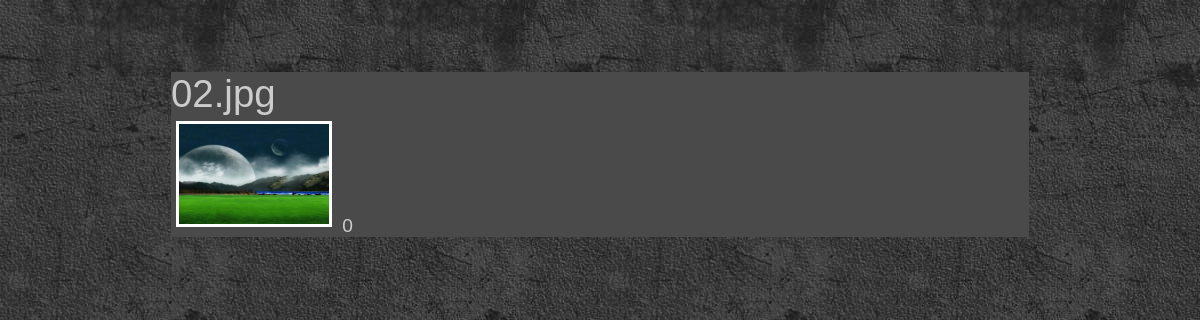
The page /lesson5/gallery.php?id=32 on the database its author committed.
### tables this page shows
CREATE TABLE `galleries` (
  `id` int(11) NOT NULL,
  `name` varchar(255) NOT NULL,
  `views` int(11) NOT NULL DEFAULT '0'
);

### lesson5/gallery.php (called while the page is built, shortened)
<?php
$item = Galleries::find()->onCondition([
    'id' => (int) $_GET['id']
])->one();
$item->addView();
$title = $item->name;
include "templates/view.php";

### lesson5/common/DbRecord.php (called while the page is built, shortened)
<?php
require __DIR__ . '\Query.php';
class DbRecord
{
    public static function find()
    {
        return (new Query(get_called_class()));
    }
}

### lesson5/common/traits/QueryTrait.php (called while the page is built, shortened)
<?php
trait QueryTrait
{
    public function execute(&$query)
    {
        $query->execute();
    }
    public function onCondition($condition = [])
    {
        $this->where = $condition;
        return $this;
    }
}

### lesson5/common/Query.php (called while the page is built, shortened)
<?php
require __DIR__ . '\traits\QueryTrait.php';
class Query
{
    protected $modelClass;
    public static $queryString = null;
    public function getModelClass()
    {
        return $this->modelClass;
    }
    public function setModelClass($modelClass)
    {
        $this->modelClass = $modelClass;
    }
    public function getTableName()
    {
        $class = explode("\\", $this->getModelClass());
        $last_key = sizeof($class) - 1;
        return $class[$last_key];
    }
    public function getQueryString()
    {
        if (is_null(static::$queryString)) {
            static::$queryString = "SELECT * FROM" . " " . $this->getTableName();
        }
        return static::$queryString;
    }
    public function one()
    {
        $query = $this->getQueryBuilder();
        return $query->fetch();
    }
    public function getQuery(string $query, array $params = [])
    {
        $conn = $this->getDbConnect();
        $query = $conn->prepare($query);
        if (!empty($params)) {
            foreach ($params as $key => $item) {
                $query->bindParam(":{$key}", $item);
            }
        }
        return $query;
    }
    protected function populate(&$queryString)
    {
        $string = "";
        if ($conditions = $this->where) {
            $string .= " WHERE ";
            foreach ($conditions as $attr => $value) {
                $string .= $attr . " = :" . $attr;
            }
        }
    }
    protected function getQueryBuilder()
    {
        $queryString = $this->getQueryString();
        $this->populate($queryString);
        $query = $this->getQuery($queryString, $this->where);
        $query->setFetchMode(PDO::FETCH_CLASS, $this->getModelClass());
        $this->execute($query);
        return $query;
    }
    private function getDbConnect()
    {
        static $connect = null;
        if (is_null($connect)) {
            $conn = new Connection();
            $connect = $conn->getDb();
        }
        return $connect;
    }
}

### lesson5/templates/view.php (the view, shortened to what this page needs)
<!DOCTYPE html>
<html lang="ru">
<head>
    <link rel="stylesheet" href="<?= STYLE_DIR ?>"/>
</head>
<body>
<div id="main">
    <div class="post_title">
        <h2><?= $title ?></h2>
    </div>
    <div class="gallery">
        <? if ($item) : ?>
            <img alt="<?= $item->name ?>" src="<?= 'src/gallery_img/big/' . $item->name ?>" width="150"
                 height="100"/>
            <span><?= $item->views ?></span>
        <? else: ?>
            <p class="red">Нет такого элемента</p>
        <? endif; ?>
    </div>
</div>
</body>
</html>

### lesson5/src/style.css (style rules this page uses)
body { background: #444 url('img/body.jpg'); color: #444; font: normal 1.2em Verdana,Arial,sans-serif; height: 100%; padding-bottom: 1px; padding-top: 64px; }
.gallery img { margin:5px; border:3px solid #fff; }
#main { width:858px; margin:0 auto; background: #4A4A4A; color: #CCC; }
.post_title h2 { font: normal 2em Arial,sans-serif; margin: 0; padding: 0; }

### rows shown on the page
galleries: name "02.jpg", name (picture), views "0"
